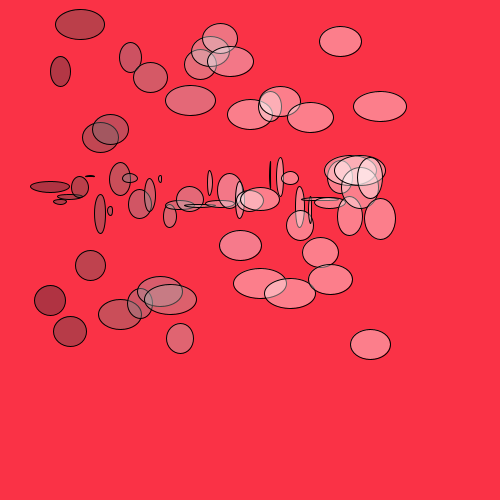
Frame 1 (no input)
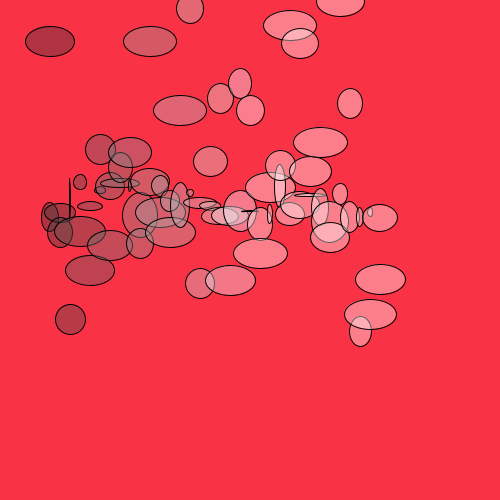
Frame 60 (the mouse pressed at the canvas centre just before this capture)
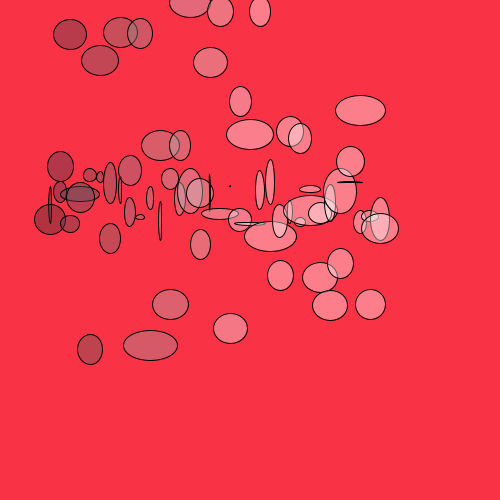
Frame 120 (the mouse held since frame 60 and released just before this capture)

The Processing sketch that drew these frames (run headless with seeded random() and noise(); from frame 60 on, the mouse is pressed at the canvas centre):

// Processing sketch: processing_60800
// ── processing_60800.pde


int x=5;
int y=20;
void setup (){
  size (500,500);
  smooth();
  frameRate (10);
}


void ellipseSpaz (int x, int y){
  for (int j=100;j>50;j=j+1);
    ellipse (x,y,30,30);
    fill (210,80,random(40));
    
}

void draw(){
   background (250,50,70,110);
    for (int z=50; z<390; z=z+10) {
      fill (z,z+x, int(random(15))+z,95);
    ellipse (z,175+ int(random(50)), (random(40)), (random (45)));
    ellipse (z, int(random(350)),20+int(random(35)), 30);
  }

  }
